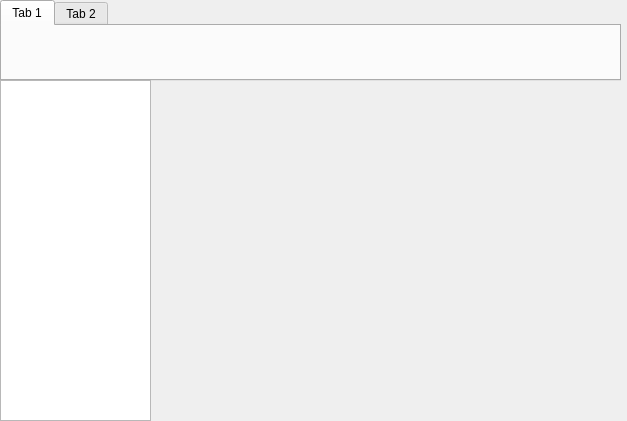
<?xml version="1.0" encoding="UTF-8"?>
<ui version="4.0">
 <class>Dialog</class>
 <widget class="QDialog" name="Dialog">
  <property name="geometry">
   <rect>
    <x>0</x>
    <y>0</y>
    <width>627</width>
    <height>421</height>
   </rect>
  </property>
  <property name="windowTitle">
   <string>Dialog</string>
  </property>
  <widget class="QWidget" name="verticalLayoutWidget">
   <property name="geometry">
    <rect>
     <x>0</x>
     <y>0</y>
     <width>2</width>
     <height>2</height>
    </rect>
   </property>
   <layout class="QVBoxLayout" name="verticalLayout">
    <property name="sizeConstraint">
     <enum>QLayout::SetNoConstraint</enum>
    </property>
   </layout>
  </widget>
  <widget class="QTabWidget" name="tabWidget">
   <property name="geometry">
    <rect>
     <x>0</x>
     <y>0</y>
     <width>621</width>
     <height>81</height>
    </rect>
   </property>
   <widget class="QWidget" name="tab">
    <attribute name="title">
     <string>Tab 1</string>
    </attribute>
   </widget>
   <widget class="QWidget" name="tab_2">
    <attribute name="title">
     <string>Tab 2</string>
    </attribute>
   </widget>
  </widget>
  <widget class="QListView" name="listView">
   <property name="geometry">
    <rect>
     <x>0</x>
     <y>80</y>
     <width>151</width>
     <height>341</height>
    </rect>
   </property>
  </widget>
  <widget class="QFrame" name="frame">
   <property name="geometry">
    <rect>
     <x>990</x>
     <y>100</y>
     <width>471</width>
     <height>341</height>
    </rect>
   </property>
   <property name="frameShape">
    <enum>QFrame::StyledPanel</enum>
   </property>
   <property name="frameShadow">
    <enum>QFrame::Raised</enum>
   </property>
  </widget>
 </widget>
 <resources/>
 <connections/>
</ui>
